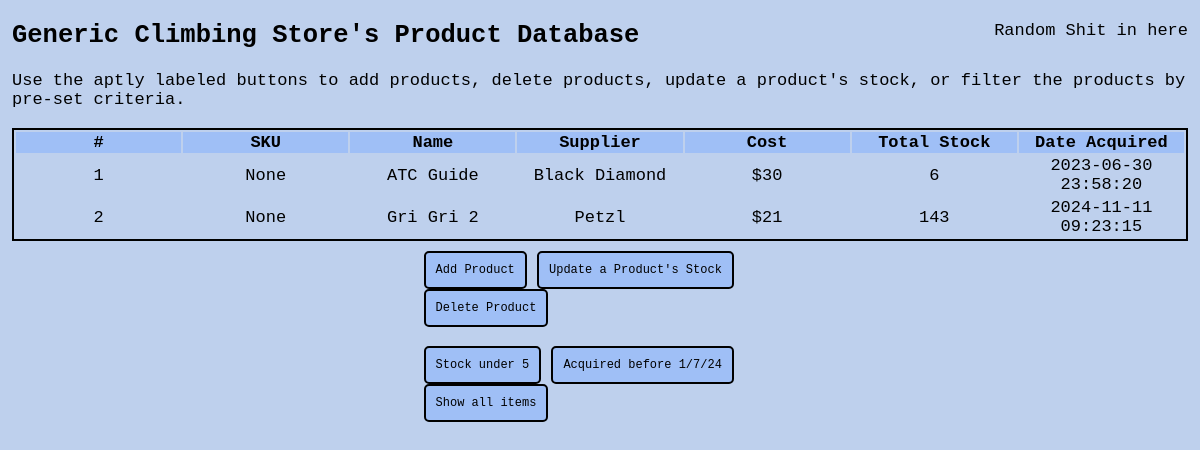
The app's page /, older data.
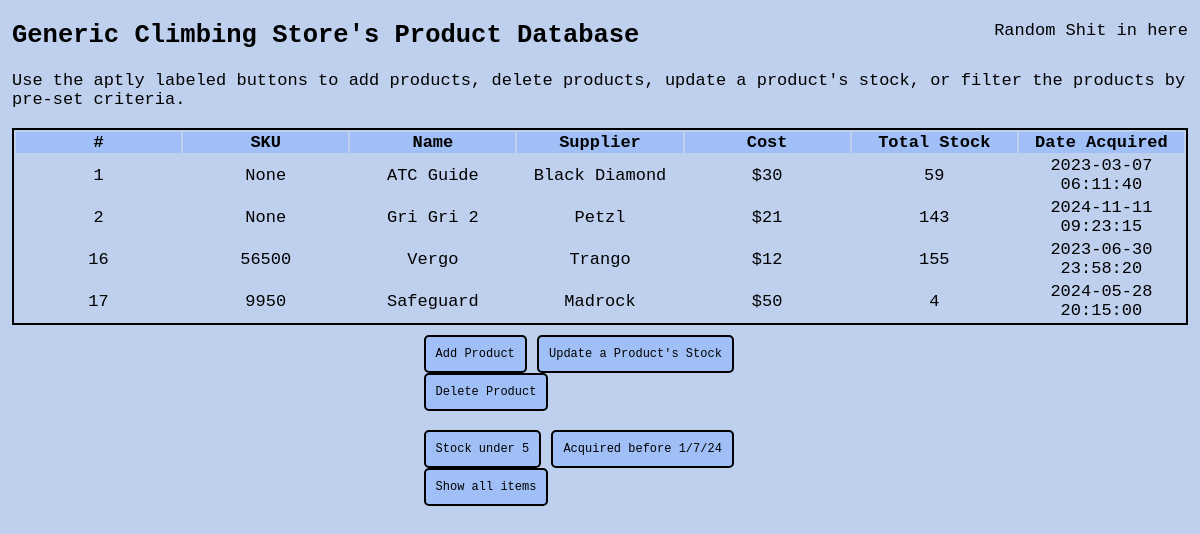
The same page, newer data.
### tables this page shows
CREATE TABLE "products"
(
    id       INTEGER not null
        primary key autoincrement,
    name     TEXT    not null,
    supplier TEXT    not null
, SKU TEXT);

### app.py (the view)
@app.route('/', methods=['POST', 'GET'])
def indexPage():
    if request.method == 'POST':
        if request.form.get('id') == 'stockUnder':
            query = '''SELECT products.id, products.sku, products.name, products.supplier, s.cost, SUM(s.change) AS "stock", datetime((SELECT MIN(stock.date) from main.stock WHERE stock.id = s.id), 'unixepoch') AS "date"
                                FROM products
                                INNER JOIN main.stock s on products.id = s.id
                                WHERE (SELECT SUM(change) FROM stock WHERE id = s.id) < 5
                                GROUP BY s.id;'''
        elif request.form.get('id') == 'dateBefore':
            query = '''SELECT products.id, products.sku, products.name, products.supplier, s.cost, SUM(s.change) AS "stock", datetime((SELECT MIN(stock.date) from main.stock WHERE stock.id = s.id), 'unixepoch') AS "date"
                                            FROM products
                                            INNER JOIN main.stock s on products.id = s.id
                                            WHERE "date" < 1719792000
                                            GROUP BY s.id;'''
        elif request.form.get('id') == 'normal':
            query = '''SELECT products.id, products.sku, products.name, products.supplier, s.cost, SUM(s.change) AS "stock", datetime((SELECT MIN(stock.date) from main.stock WHERE stock.id = s.id), 'unixepoch') AS "date"
                                FROM products
                                INNER JOIN main.stock s on products.id = s.id
                                GROUP BY s.id;'''
    else:
        query = '''SELECT products.id, products.sku, products.name, products.supplier, s.cost, SUM(s.change) AS "stock", datetime((SELECT MIN(stock.date) from main.stock WHERE stock.id = s.id), 'unixepoch') AS "date"
                            FROM products
                            INNER JOIN main.stock s on products.id = s.id
                            GROUP BY s.id;'''
    dbresult = sendDBQuery(query, './stock.db')
    rows = dbresult.fetchall()
    return render_template('index.html', items=rows)

### app.py (called while the page is built)
def sendDBQuery(query: str, path: str | PathLike[str]):
    database = connect(path)
    cursor = database.cursor()
    result = cursor.execute(query)
    database.commit()
    return result

### templates/index.html (shortened to what this page needs)
<!DOCTYPE html>
<html lang="en">
<head>
    <link rel="stylesheet" href="../static/style.css">
</head>
<body>
<section id="header">
    <div>
        Random Shit in here
    </div>
    <h1>Generic Climbing Store's Product Database</h1>
    Use the aptly labeled buttons to add products, delete products, update a product's stock, or filter the products by
    pre-set criteria.
</section>
<br>
<div id="tableDiv">
    <div id="itemList">
        <table id="productTable">
            <tr>
                <th>#</th>
                <th>SKU</th>
                <th>Name</th>
                <th>Supplier</th>
                <th>Cost</th>
                <th>Total Stock</th>
                <th>Date Acquired</th>
            </tr>
            {% for item in items %}
            <tr>
                <td>{{ item[0] }}</td>
                <td>{{ item[1] }}</td>
                <td>{{ item[2] }}</td>
                <td>{{ item[3] }}</td>
                <td>${{ item[4] }}</td>
                <td>{{ item[5] }}</td>
                <td>{{ item[6] }}</td>
            </tr>
            {% endfor %}
        </table>
    </div>
</div>
<div id="userButtons">
    <div id='actionButtons'>
        <button type="button" id="addItem" onclick="location.href='./commands/addItem'">Add Product</button>
        <button type="button" id="updateStock" onclick="location.href='./commands/updateStock'">Update a Product's
            Stock
        </button>
        <button type="button" id="deleteItem" onclick="location.href='./commands/deleteItem'">Delete Product</button>
    </div>
    <br>
    <div id='filterButtons'>
        <form method="post" action="/" style="display: inline-block">
            <input type="submit" id="stockUnder5" value="Stock under 5">
        </form>
        <form method="post" action="/" style="display: inline-block">
            <input type="submit" id="dateBefore" value="Acquired before 1/7/24">
        </form>
        <form method="post" action="/" style="display: inline-block">
            <input type="submit" id="normal" value="Show all items">
        </form>
    </div>
</div>
</body>
</html>

### static/style.css (style rules this page uses)
* { font-family: 'Fira Code', monospace; }
body { font-size: 17px; margin: auto; width: 98%; text-align: justify-all; background: rgba(144, 175, 224, 0.58); }
form { padding: 10px; }
button, input, select { font-size: 12px; background: rgba(139, 181, 253, 0.6); border: solid black 2px; border-radius: 5px; padding: 10px 10px; font-family: "Fira Code SemiBold", monospace; }
#header div { float: right; }
#tableDiv { max-height: 20%; border: 2px black solid; }
#productTable table, th, td { overflow-y: auto; text-align: center; }
#productTable td { width: 10%; }
#productTable th { background: rgba(139, 181, 253, 0.6); }
#actionButtons, #filterButtons { margin: auto; width: 30%; padding: 10px; }
#actionButtons { padding-bottom: 0; }
#filterButtons { padding-top: 0; }
#filterButtons form { padding: 0; margin: 0; }

Row changes from the older to the newer data that the page shows:
computed for products "ATC Guide": item "6" → "59"; item "2023-06-30 23:58:20" → "2023-03-07 06:11:40"
added products: id "16", SKU "56500", name "Vergo", supplier "Trango", item "12", item "155", item "2023-06-30 23:58:20"
added products: id "17", SKU "9950", name "Safeguard", supplier "Madrock", item "50", item "4", item "2024-05-28 20:15:00"
